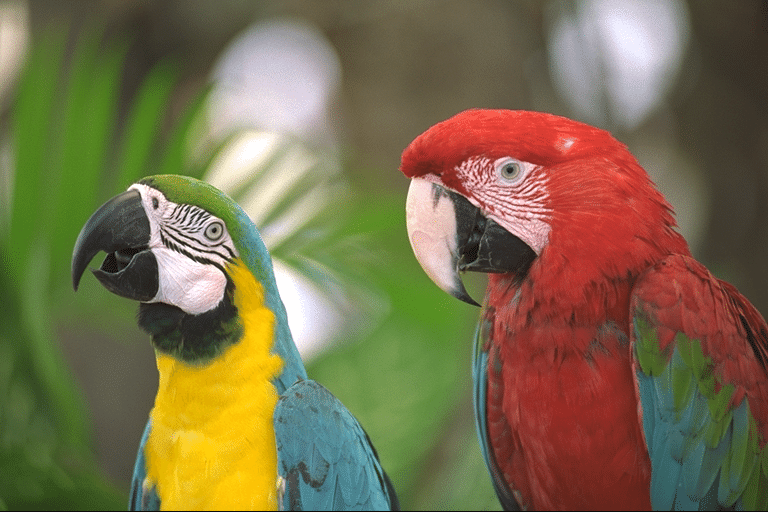
#> input picture lab4/img.png, 768 x 512 px, given in place of the camera
$ python S_and_first.py
#> lines starting #> are read from the running program, lines starting #| are printed output that depends on the picture; after the words box and inside, x2 and y2 are one past the last pixel; in counts of white or black regions, pixels touching at a corner belong together
import cv2
import numpy as np

cap = cv2.VideoCapture(0)

core = np.ones((3, 3), np.uint8)

while cap.isOpened():
    ret, frame = cap.read()
#> frame is the input picture: shape (512, 768, 3); mean B, G, R 75.9, 109.7, 121.7
    if not(ret):
        break

    h1 = np.array((0, 90, 90))
    h2 = np.array((5, 255, 255))

    frame = cv2.cvtColor(frame, cv2.COLOR_BGR2HSV)
#> frame: shape (512, 768, 3); mean H, S, V 38.4, 111, 133.3

    treshold = cv2.inRange(frame, h1, h2)
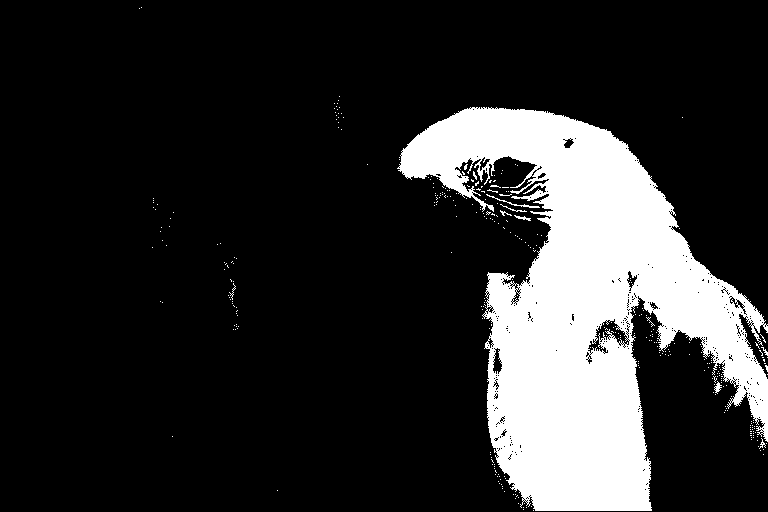
#> treshold: shape (512, 768); 17.7% white; 346 white regions (337 under 20 px), largest, box (x1, y1, x2, y2) and area: (397, 107, 768, 511) 68664, (486, 194, 540, 208) 86, (714, 381, 722, 394) 47

    cv2.imshow("HSV", frame)

    white  = cv2.erode(treshold, core)
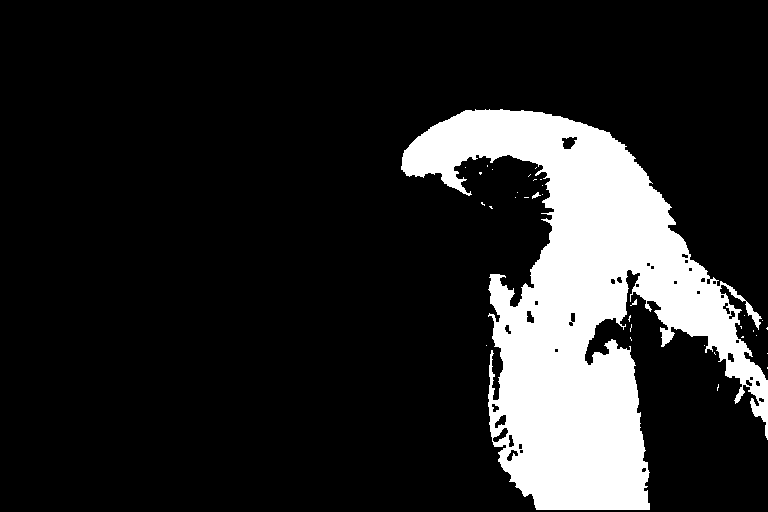
#> white: shape (512, 768); 15.7% white; 34 white regions (31 under 20 px), largest, box (x1, y1, x2, y2) and area: (401, 109, 768, 510) 61644, (532, 192, 541, 199) 28, (630, 299, 637, 306) 21
    wh_and_bl = cv2.dilate(white, core)
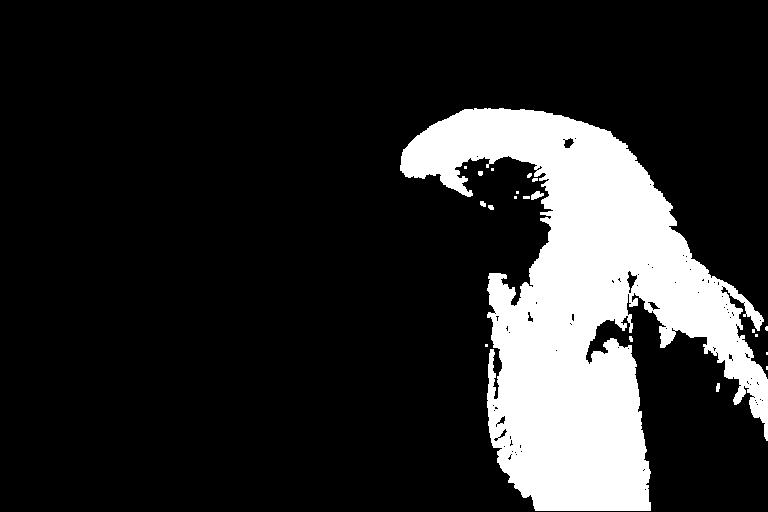
#> wh_and_bl: shape (512, 768); 16.9% white; 20 white regions (11 under 20 px), largest, box (x1, y1, x2, y2) and area: (400, 108, 768, 511) 66152, (531, 191, 544, 200) 71, (716, 383, 720, 392) 30

    cv2.imshow("Red after morph", wh_and_bl)

    moments = cv2.moments(treshold)
#> moments = moments, m00 17733465, centre m10/m00, m01/m00 = (584, 306.1)

    S = moments['m00']
#> S = 17733465
    M01 = moments['m01']
#> M01 = 5.43e+09
    M10 = moments['m10']
#> M10 = 1.04e+10

    info_display = np.zeros((200, 400, 3), dtype=np.uint8)

    cv2.putText(info_display, f"S: {S}", (10, 30),
                cv2.FONT_HERSHEY_SIMPLEX, 0.7, (255, 255, 255), 2)
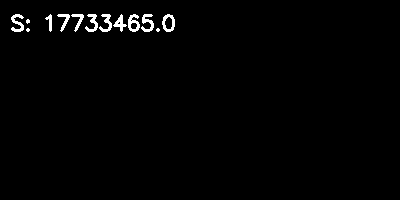
#> info_display: shape (200, 400, 3); 1.3% white; 13 white regions (3 under 20 px), largest, box (x1, y1, x2, y2) and area: (11, 14, 24, 32) 124, (128, 14, 140, 32) 124, (141, 14, 154, 32) 124
    cv2.putText(info_display, f"M01: {M01}", (10, 70),
                cv2.FONT_HERSHEY_SIMPLEX, 0.7, (255, 255, 255), 2)
    cv2.putText(info_display, f"M10: {M10}", (10, 110),
                cv2.FONT_HERSHEY_SIMPLEX, 0.7, (255, 255, 255), 2)
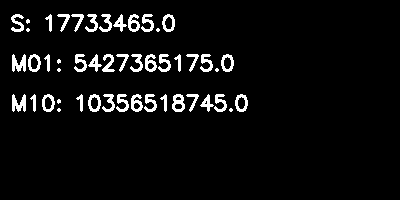
#> info_display: shape (200, 400, 3); 5.4% white; 48 white regions (9 under 20 px), largest, box (x1, y1, x2, y2) and area: (12, 54, 26, 72) 164, (12, 94, 26, 112) 164, (172, 94, 185, 112) 145

    cv2.imshow("Red after morph", wh_and_bl)
    cv2.imshow("Info", info_display)

    if cv2.waitKey(1) & 0xFF == 27:
#> (key Esc is pressed here)
        break


cap.release()
cv2.destroyAllWindows()
